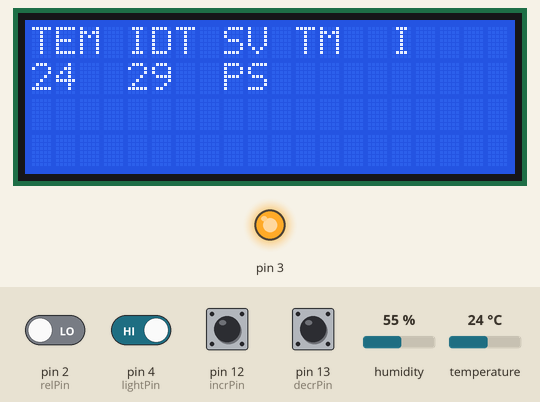
This sketch was run on a simulated Arduino Uno, built with avr-gcc and run on an emulated ATmega328P. On the bench: 20×4 character LCD, output pins drawn as LEDs (lit = HIGH). The inputs (shaded band) are chosen by the test bench; at power-on: pin 4 (lightPin) HIGH, pin 2 (relPin), pin 12 (incrPin), pin 13 (decrPin) LOW, temperature 24 °C, humidity 55 %.

Above: at 3.3 s.
3.4 s: pin 2 (relPin) driven HIGH
At 7.1 s:
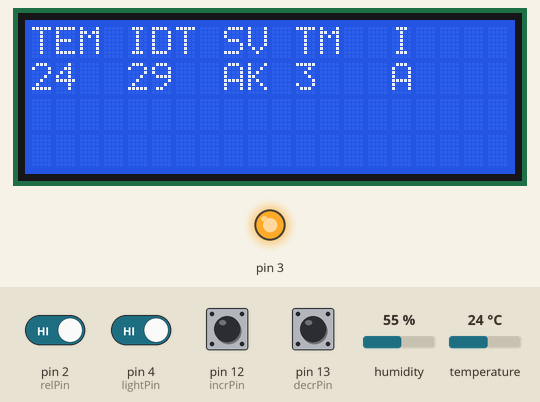
9.3 s: pin 4 (lightPin) driven LOW
At 11.0 s:
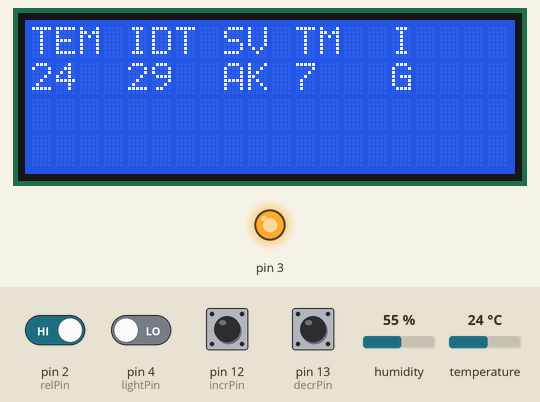
15.5 s: pin 2 (relPin) driven LOW
At 16.6 s:
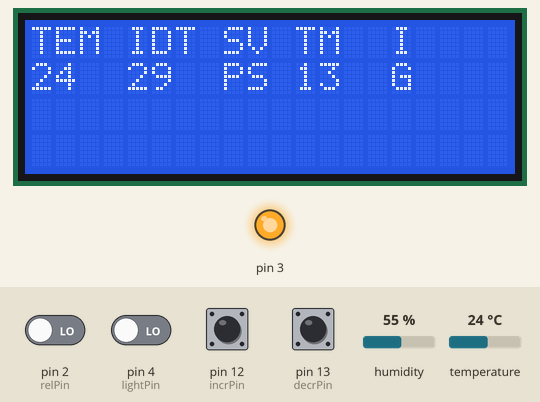
21.7 s: temperature set to 28.3 °C
At 24.5 s:
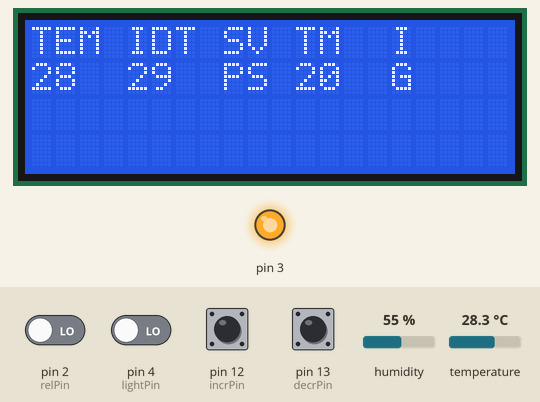
26.3 s: temperature set to 29.8 °C
At 29.9 s:
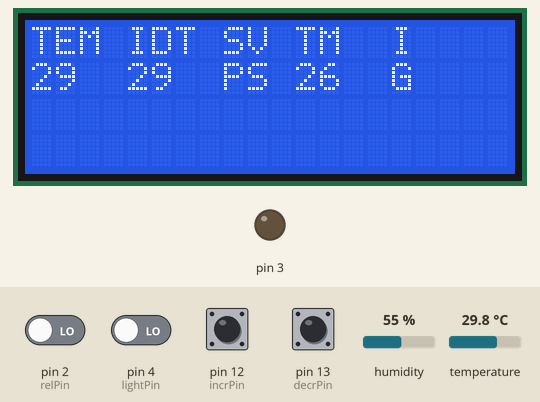
32.5 s: pin 4 (lightPin) driven HIGH
At 35.0 s:
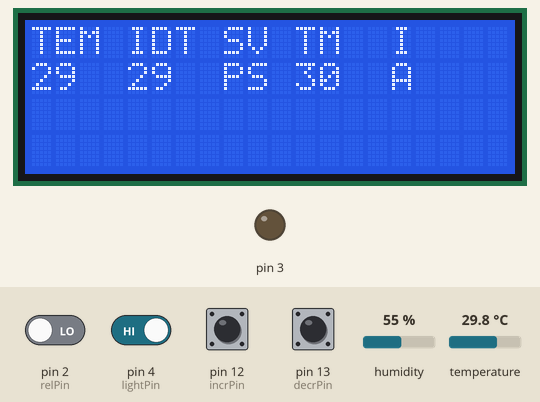
Timing chart, 0 to 36.5 s (numbered marks = the images above; inputs shaded):
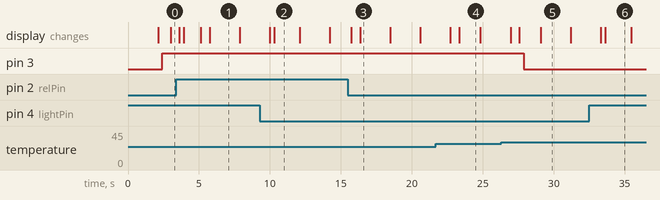

The sketch:

sketch.ino
```cpp
#include <LiquidCrystal_I2C.h>
#include <assert.h>
#include <dht.h>


dht DHT;

LiquidCrystal_I2C lcd(0x27, 20, 4);


int idtVal = 29;
int button = 0;
int lastButtonState = HIGH;
int lastButtonState2 = HIGH;
unsigned long startTime;
unsigned long lastDebounceTime = 0;
unsigned long lastDebounceTime2 = 0;
const unsigned long debounceDelay = 50;


enum Pins{
  lightPin = 4,
  DHT22_PIN = 9,
  incrPin = 12,
  decrPin = 13,
  relPin = 2
  };


void setup() {
  lcd.init();
  lcd.backlight();
  lcd.setCursor(0,0);
  add_space(6);
  lcd.print("MADE BY");
  lcd.setCursor(0,1);
  add_space(7);
  lcd.print("NIJAT");
  delay(2000);
  lcd.clear();
  lcd.print("TEM ");
  lcd.print("IDT ");
  lcd.print("SV ");
  lcd.print("TM  ");
  lcd.print("I");
  pinMode(LED_BUILTIN, OUTPUT);
  pinMode(incrPin, INPUT);
  pinMode(decrPin, INPUT);
  pinMode(relPin, INPUT);
  pinMode(lightPin, INPUT);
  pinMode(3, OUTPUT);
  startTime = millis();
}


void loop() {
  lcd.setCursor(0,1);
  int TEM = DHT.read22(DHT22_PIN);
  int temVal = DHT.temperature;
  lcd.print(temVal);


  check_button_one_sec();
  if (idtVal>temVal){
    digitalWrite(3, HIGH);
  }
  else{
    digitalWrite(3, LOW);
  }
  check_button_one_sec();

  int len = num_len(idtVal);
  add_space(3-len);
  check_button_one_sec();
  lcd.setCursor(8,1);
  if(digitalRead(relPin) ){
    lcd.print("AK");
  }
  else{
    lcd.print("PS");
  }

  check_button_one_sec();
  unsigned long elapsedTime = millis() - startTime;
  int time = elapsedTime / 1000;
  check_button_one_sec();
  lcd.setCursor(11, 1);
  lcd.print(time);
  check_button_one_sec();
  lcd.setCursor(15,1);
  if (digitalRead(lightPin) == LOW) {
    lcd.print("G");
  } else {
    lcd.print("A");
  }
  check_button_one_sec();
}

void add_space(int n){
  for (; n>0; n--){
    lcd.print(" ");
  }
}

int num_len(int val){
  int len = 0;
  while(val){
    val /= 10;
    len++;
  }
  return len;

}


void check_button_one_sec(){
  unsigned long start = millis();
  // check muddeti 1 san erzinde gedir
  while(millis()< start + 300){
    int currButtonState = digitalRead(incrPin);

    if ((millis() - lastDebounceTime) > debounceDelay && lastButtonState == HIGH
                                             && currButtonState == LOW) {
      idtVal++;
      lastDebounceTime = millis();
    }

    lastButtonState = currButtonState;
    int currButtonState2 = digitalRead(decrPin);

    if ((millis() - lastDebounceTime2) > debounceDelay && lastButtonState2 == HIGH
                                        && currButtonState2 == LOW) {
      idtVal--;
      lastDebounceTime2 = millis();
      }
    lastButtonState2 = currButtonState2;


    if (idtVal<0 || idtVal>99){
      return 0;
    }
    lcd.setCursor(4,1);
    lcd.print(idtVal);
  }


}
```

Measured:
- the behaviour switches between 28.9 and 29 °C on temperature (found by bisection; images 4 and 5)
- after the input at 3.4 s, the display: first differs from a run without the input after 1.7 s (image 1 shows a later state)
- after the input at 9.3 s, the display: first differs from a run without the input after 0.99 s (image 2)
- after the input at 15.5 s, the display: first changes after 0.25 s (image 3 shows a later state)
- after the input at 26.3 s, pin 3: HIGH → LOW after 1.6 s
- after the input at 32.5 s, the display: first differs from a run without the input after 1.1 s (image 6)
